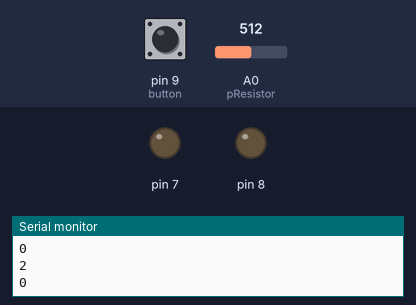
Bench run of a sketch on a simulated Arduino Uno, built with avr-gcc and run on an emulated ATmega328P. Parts: output pins drawn as LEDs (lit = HIGH), the last lines printed to the serial monitor. The test bench sets the inputs (shaded band); at power-on: A0 (pResistor) = 512, pin 9 (button) LOW.

Above: at 1.2 s.
1.3 s: A0 (pResistor) set to 744
2.8 s: A0 (pResistor) set to 776
At 4.0 s:
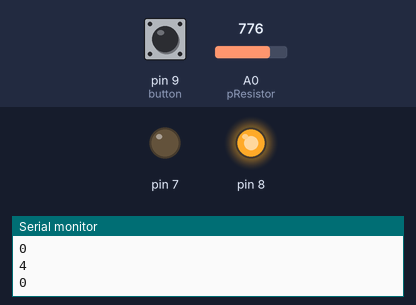
4.3 s: A0 (pResistor) set to 122
At 5.5 s:
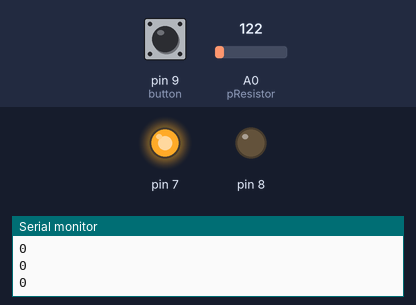
5.9 s: A0 (pResistor) set to 171
7.4 s: A0 (pResistor) set to 198
At 8.0 s:
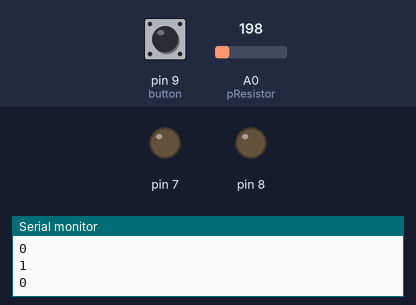
9.1 s: A0 (pResistor) set to 0
At 10.5 s:
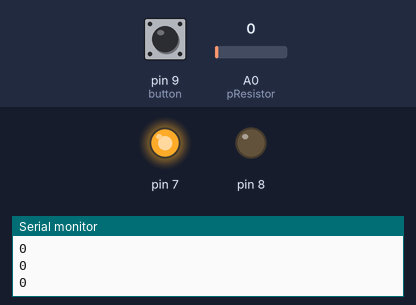
Timing chart, 0 to 11.7 s (numbered marks = the images above; inputs shaded):
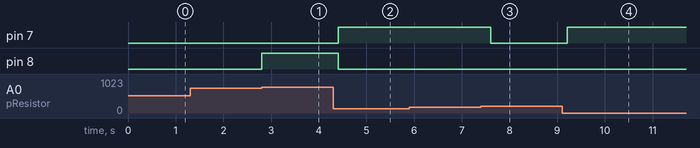

The sketch:

project.ino
```cpp
//Constants
const int pResistor = A0;
const int check = 500;
const int button = 9;

//Variables
int value;
bool block = LOW;
bool flag = false;

void setup(){
 Serial.begin(9600);
 pinMode(7, OUTPUT);
 pinMode(8, OUTPUT);
 pinMode(pResistor, INPUT);
 pinMode(button, INPUT);
}

void loop(){
  do{
    value = 5.0/950*(analogRead(pResistor));
    block = digitalRead(button);
    Serial.println(value);
    Serial.println(flag);
    if((value < 1) && flag == true){
      digitalWrite(7, LOW);
      digitalWrite(8, LOW);
    }
    else if((value < 1) && flag == false){
      digitalWrite(7, HIGH);
      digitalWrite(8, LOW);
      if(block == HIGH){
        flag = true;
      }
    }
    else if((value >= 1) && (value < 4)){
      digitalWrite(7, LOW);
      digitalWrite(8, LOW);
      flag = false;
    }
    else if(value >= 4){
      digitalWrite(7, LOW);
      digitalWrite(8, HIGH);
      flag = false;
    }
    delay(400); //Small delay
  }while(true);
}
```

Measured:
- the behaviour switches between 759 and 760 on A0 (pResistor) (found by bisection; images 0 and 1)
- the behaviour switches between 189 and 190 on A0 (pResistor) (found by bisection; images 2 and 3)
- after the input at 2.8 s, pin 8: LOW → HIGH at once
- after the input at 4.3 s, pin 7: LOW → HIGH after 0.10 s; pin 8: HIGH → LOW after 0.10 s
- after the input at 7.4 s, pin 7: HIGH → LOW after 0.21 s
- after the input at 9.1 s, pin 7: LOW → HIGH after 0.11 s
